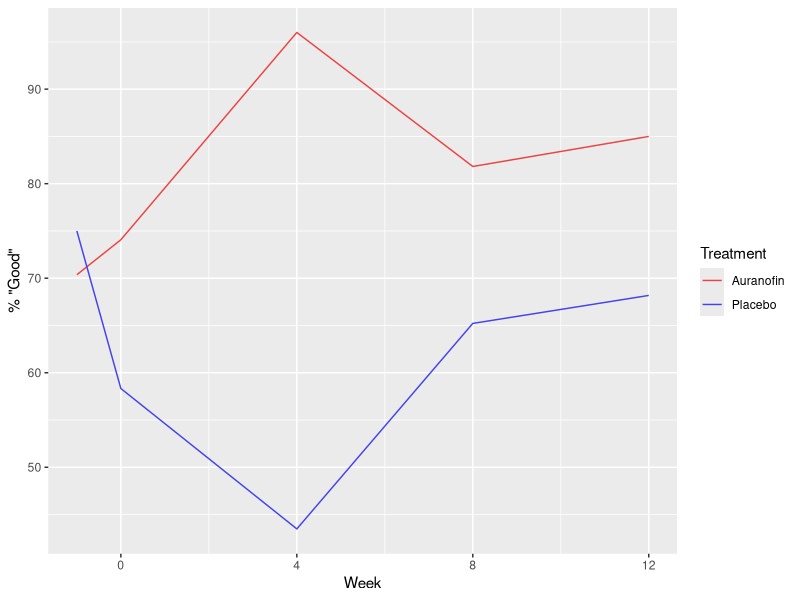
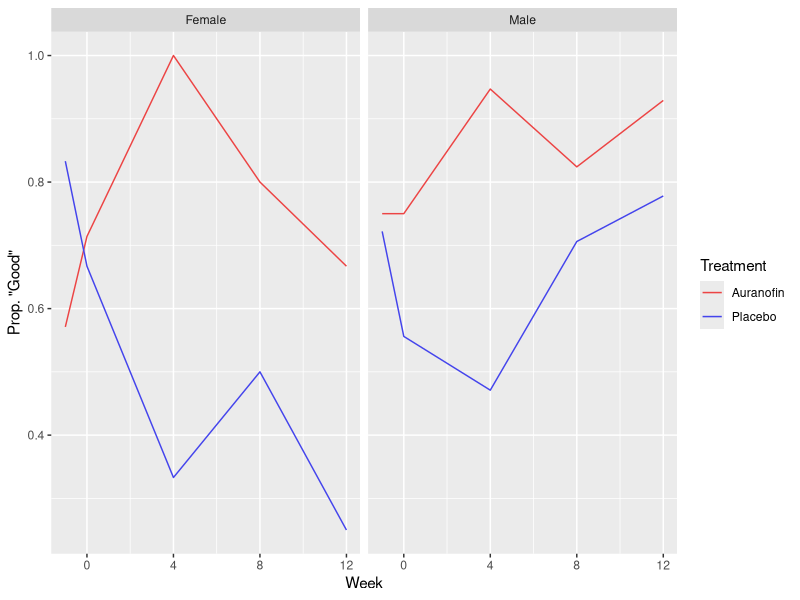

Source code (R) for these figures, in order:
## ---- chunk 1
knitr::opts_chunk$set(echo = FALSE, dev = "pdf")
library("dplyr")
library("tidyr")
library("ggplot2")
## ---- chunk 2
# Read data from file
arthritis.data <- read.delim(file = "data/arthritis.txt", 
                             header = FALSE,
                             sep = " ", 
                             na.strings = ".")
# Assign column names
colnames(arthritis.data) <- c("id", "sex", "age", "treatment", "r.n1", "r.0", "r.4", "r.8", "r.12")

# Tranform to long format
arthritis.long <- gather(data = arthritis.data, 
                         key = "week.cat", 
                         value = "status",
                         -id, -sex, -age, -treatment)

# Add numeric week column
arthritis.long$week <- NA
arthritis.long$week[arthritis.long$week.cat == "r.n1"] <- -1
arthritis.long$week[arthritis.long$week.cat == "r.0"] <- 0
arthritis.long$week[arthritis.long$week.cat == "r.4"] <- 4
arthritis.long$week[arthritis.long$week.cat == "r.8"] <- 8
arthritis.long$week[arthritis.long$week.cat == "r.12"] <- 12
## ---- chunk 3
arthritis.table <- arthritis.long %>%
  group_by(treatment, week) %>%
  summarise(count = sum(!is.na(status)),
            num.good = sum(status == 1, na.rm = TRUE))
arthritis.table$perc.good <- 100 * (round(arthritis.table$num.good / arthritis.table$count, 4))
## ---- chunk 4
status.plot <- ggplot(data = arthritis.table, mapping = aes(x = week, y = perc.good, group = treatment, color = treatment)) +
  geom_line() +
  ylab(label = "% \"Good\"") +
  xlab(label = "Week") +
  scale_color_manual(name = "Treatment", values = c("#EC4444", "#4444EC"), labels = c("Auranofin", "Placebo"))
print(status.plot)
## ---- chunk 5
by.sex.table <- arthritis.long %>%
  group_by(treatment, week, sex) %>%
  summarize(count = sum(!is.na(status)),
            num.good = sum(status == 1, na.rm = TRUE))
by.sex.table$prop.good <- round((by.sex.table$num.good / by.sex.table$count), 3)

sex.names <- c(F = "Female", M = "Male")
status.by.sex.plot <- ggplot(data = by.sex.table, 
                             mapping = aes(x = week, 
                                           y = prop.good, 
                                           group = treatment, 
                                           color = treatment)) +
  geom_line() +
  facet_grid(. ~ sex, labeller = labeller(sex = sex.names)) +
  ylab(label = "Prop. \"Good\"") +
  xlab(label = "Week") +
  scale_color_manual(name = "Treatment", 
                     values = c("#EC4444", "#4444EC"), 
                     labels = c("Auranofin", "Placebo"))
print(status.by.sex.plot)
## ---- chunk 6
# Setup variables for GEE
# Using time instead of T, because T is reserved (TRUE)
arthritis.long$time <- arthritis.long$week
arthritis.long$time[arthritis.long$time %in% c(-1, 0)] <- 99
arthritis.long$time <- factor(arthritis.long$time, levels = c(99, 4, 8, 12))

arthritis.long$X <- 0
arthritis.long$X[arthritis.long$treatment == "A"] <- 1
arthritis.long$X <- factor(arthritis.long$X, levels = c(0, 1))
## ---- chunk 7
dropouts <- colSums(apply(X = arthritis.data[, 5:9], MARGIN = 2, FUN = is.na))
